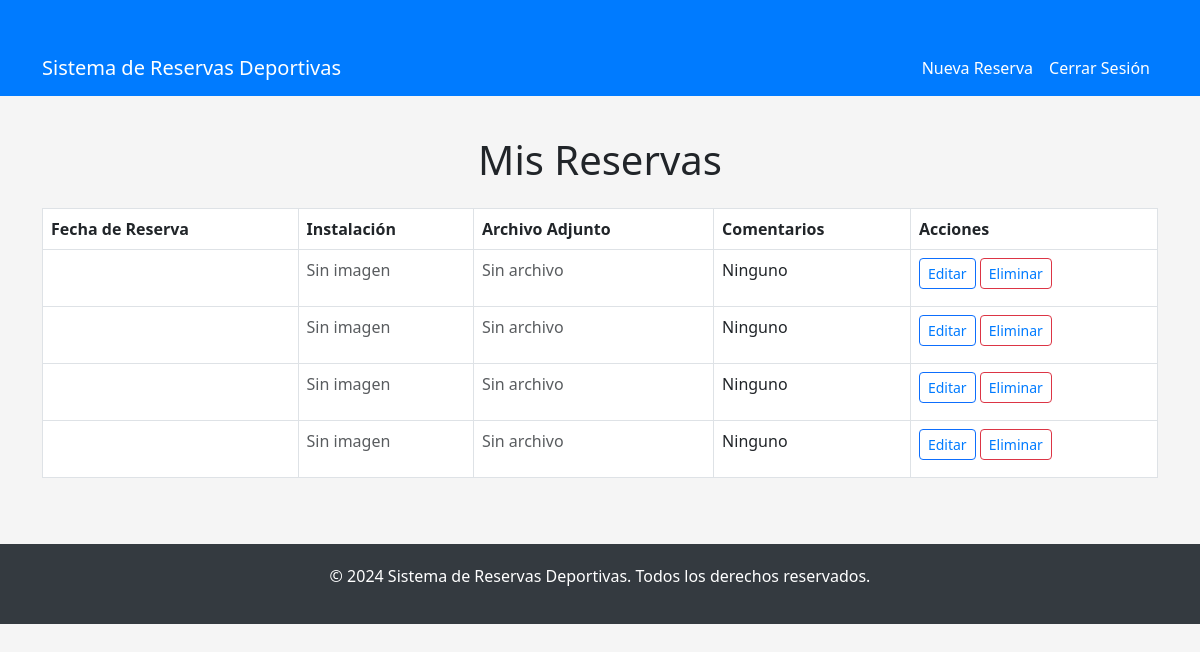
Before: /mis-reservas/ (signed in) with the older database file.
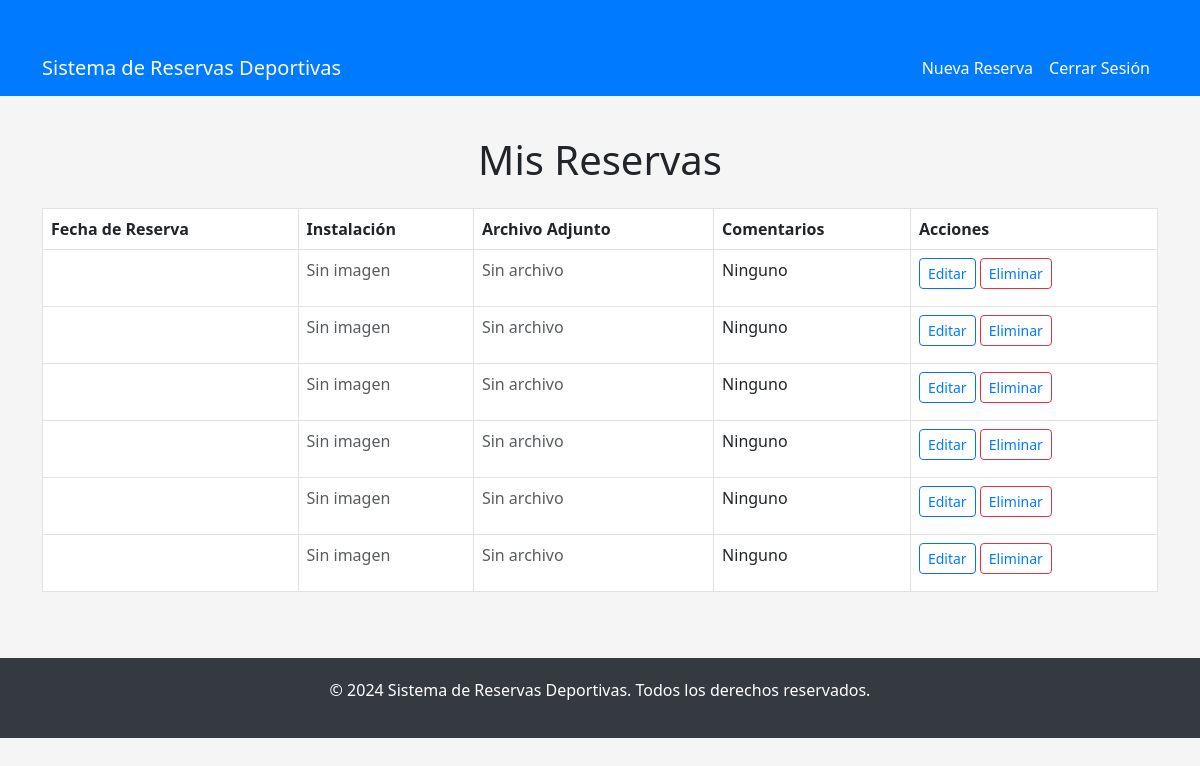
After: the same page with the newer database file.
### Aplicacion1/models.py (models this page shows, shortened)
class Reserva(models.Model):
    cancha = models.ForeignKey(Campo, on_delete=models.CASCADE, related_name='reservas')
    usuario = models.ForeignKey(User, on_delete=models.CASCADE, related_name='reservas')
    fecha_hora_inicio = models.DateTimeField()
    duracion = models.IntegerField(default=1)  # Duración en horas
    precio = models.DecimalField(max_digits=6, decimal_places=2)
    confirmada = models.BooleanField(default=False)  # Agregar campo confirmada
    foto_instalacion = models.ImageField(upload_to="reservas/fotos_instalacion", blank=True, null=True)  # Foto de la instalación
    archivo_reserva = models.FileField(upload_to="reservas/documentos", blank=True, null=True)  # Documento adjunto
    comentario = models.TextField(blank=True)
    class Meta:
        indexes = [
            models.Index(fields=['-fecha_hora_inicio']),  # Índice para ordenar por fecha
        ]

### Aplicacion1/views.py (the view)
# urls.py: path('mis-reservas/', views.lista_reservas, name='lista_reservas'),
def lista_reservas(request):
    reservas = Reserva.objects.filter(usuario=request.user)
    return render(request, 'lista_reservas.html', {'reservas': reservas})

### Aplicacion1/templates/lista_reservas.html (shortened to what this page needs)
<!DOCTYPE html>
<html lang="es">
<head>
    <link rel="stylesheet" href="https://cdn.jsdelivr.net/npm/bootstrap@5.3.0-alpha1/dist/css/bootstrap.min.css">
</head>
<body>
    <nav class="navbar navbar-expand-lg navbar-dark">
        <div class="container">
            <a class="navbar-brand" href="#">Sistema de Reservas Deportivas</a>
            <div class="collapse navbar-collapse" id="navbarNav">
                <ul class="navbar-nav ms-auto">
                    <li class="nav-item">
                        <a class="nav-link" href="{% url 'crear_reserva' %}">Nueva Reserva</a>
                    </li>
                    <li class="nav-item">
                        <a class="nav-link" href="{% url 'logout' %}">Cerrar Sesión</a>
                    </li>
                </ul>
            </div>
        </div>
    </nav>
    <div class="container">
        <h1 class="text-center my-4">Mis Reservas</h1>
        <div class="table-responsive">
            <table class="table table-bordered table-hover">
                <thead>
                    <tr>
                        <th>Fecha de Reserva</th>
                        <th>Instalación</th>
                        <th>Archivo Adjunto</th>
                        <th>Comentarios</th>
                        <th>Acciones</th>
                    </tr>
                </thead>
                <tbody>
                    {% for reserva in reservas %}
                        <tr>
                            <td>{{ reserva.fecha|date:"d M Y, H:i" }}</td>
                            <td>
                                {% if reserva.foto_instalacion %}
                                    <img src="{{ reserva.foto_instalacion.url }}" alt="Foto de la instalación">
                                {% else %}
                                    <p class="text-muted">Sin imagen</p>
                                {% endif %}
                            </td>
                            <td>
                                {% if reserva.archivo_reserva %}
                                    <a href="{{ reserva.archivo_reserva.url }}" target="_blank">Ver archivo</a>
                                {% else %}
                                    <p class="text-muted">Sin archivo</p>
                                {% endif %}
                            </td>
                            <td>{{ reserva.comentario|default:"Ninguno" }}</td>
                            <td>
                                <a href="{% url 'editar_reserva' reserva.id %}" class="btn btn-sm btn-outline-primary">Editar</a>
                                <a href="{% url 'eliminar_reserva' reserva.id %}" class="btn btn-sm btn-outline-danger" onclick="return confirm('¿Estás seguro de eliminar esta reserva?')">Eliminar</a>
                            </td>
                        </tr>
                    {% empty %}
                        <tr>
                            <td colspan="5" class="text-center">No tienes reservas en este momento.</td>
                        </tr>
                    {% endfor %}
                </tbody>
            </table>
        </div>
    </div>
    <footer class="footer">
        <p>&copy; 2024 Sistema de Reservas Deportivas. Todos los derechos reservados.</p>
    </footer>
</body>
</html>

Changed rows visible on the page:
added Reserva: foto_instalacion "Sin imagen", archivo_reserva "Sin archivo", comentario "Ninguno"
added Reserva: foto_instalacion "Sin imagen", archivo_reserva "Sin archivo", comentario "Ninguno"
